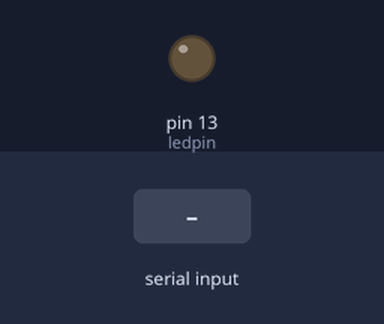
This sketch was run on a simulated Arduino Uno, built with avr-gcc and run on an emulated ATmega328P. Parts: output pins drawn as LEDs (lit = HIGH). Inputs (shaded band) come from the test bench.

Above: at 1.2 s.
1.3 s: "1" received over the second serial link
At 2.4 s:
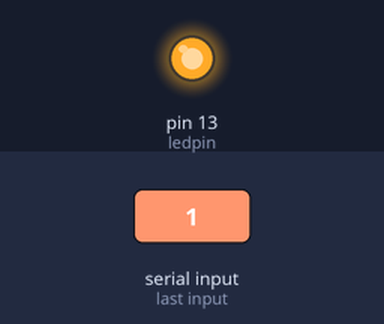
2.9 s: "0" received over the second serial link
At 3.2 s:
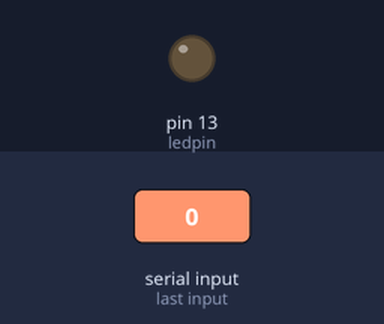
Timing chart, 0 to 5.9 s (numbered marks = the images above; inputs shaded):
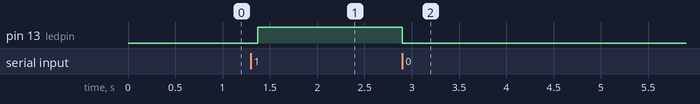

The sketch:

CONTROL_CON_BLUETOOTH.ino
```cpp
#include <SoftwareSerial.h>
SoftwareSerial tmserial(0,1);
int ledpin=13;
int data;
void setup()
{
  tmserial.begin(9600);
  tmserial.println("Bluetooth encendido... preciona 1  para encender, 0 para apagar..."); //lo que se va a imprimir una ves conectado
  tmserial.println();
  pinMode(ledpin,OUTPUT);
}
void loop()
{
  if(tmserial.available())
  {
    data=tmserial.read();
    if(data=='1')
    {
      digitalWrite(ledpin,1);
      tmserial.println("led d13 = encendido !");
      tmserial.println();
    }

    if(data=='0')
    {
      digitalWrite(ledpin,0);
      tmserial.println("led d13= apagado !");
      tmserial.println();
    }
  }
  delay(100);
}
```

Measured:
- after the input at 1.3 s, pin 13 (ledpin): LOW → HIGH after 0.07 s
- after the input at 2.9 s, pin 13 (ledpin): HIGH → LOW at once
